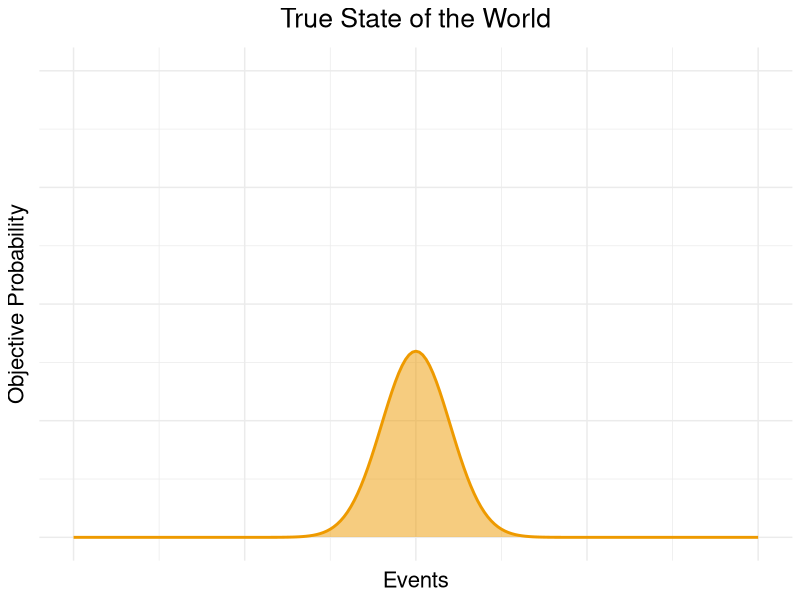
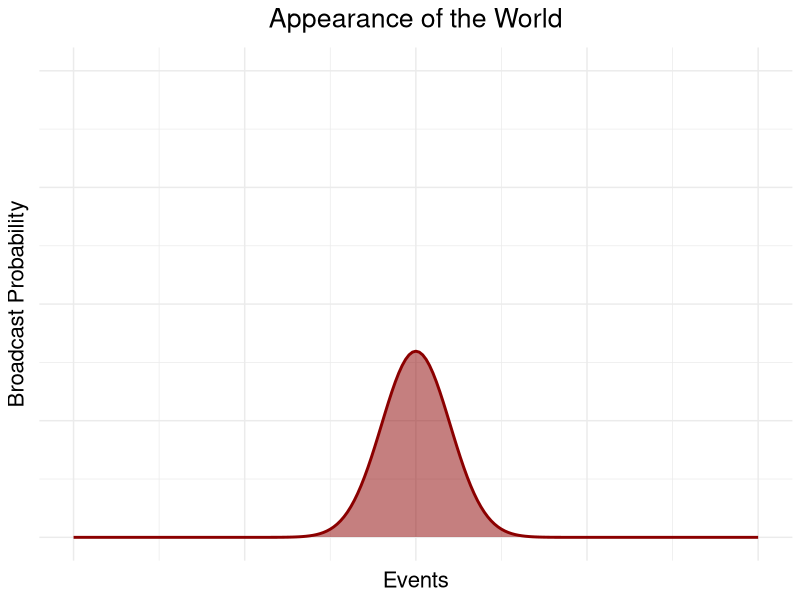
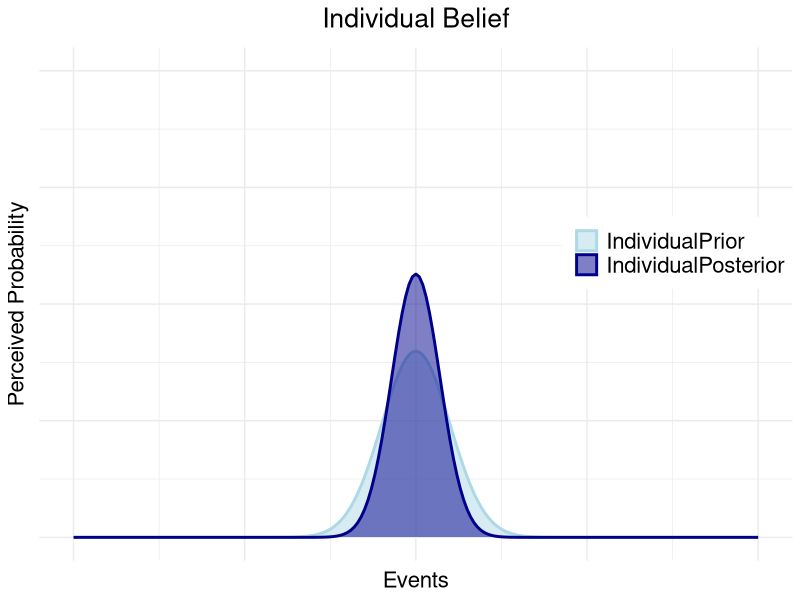
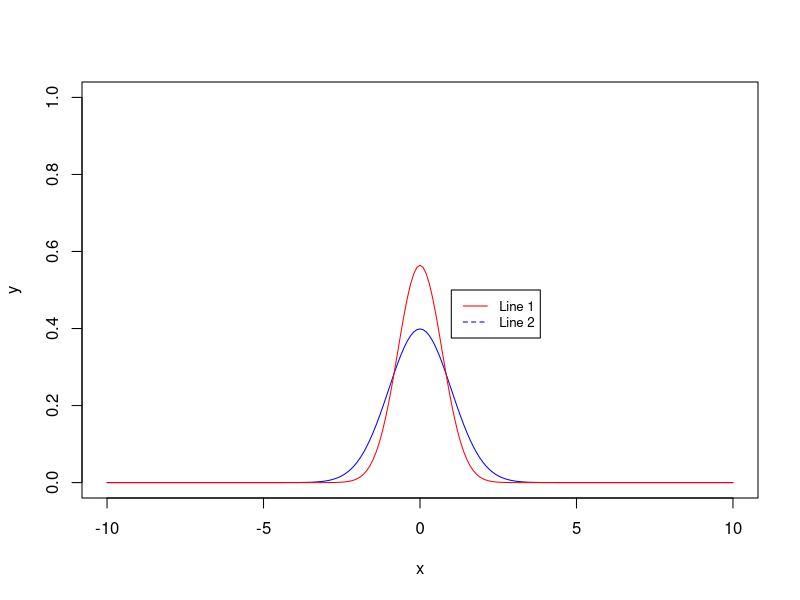

R code for these plots, in order:
# NEWS, CONFIRMATION BIAS, AND BELIEF POLZRIZATION
# by Aydin Mohseni

# Load packages
library(ggplot2)
library(ggthemes)
library(reshape2)

# Set global variables
x <- seq(from = -10, to = 10, by = 0.1)
World <- sapply(x, dnorm)
Hyperbole <- 1
News <- sapply(x, dnorm, mean = 0, sd = Hyperbole)
CherryPicking <- 0
News[which(-CherryPicking < x & x < CherryPicking)] <- 0
News <- News * (10 / sum(News)) # renormalize

# Fixed bias individuals
Bias <- 0
IndividualPrior <- sapply(x, dnorm, mean = Bias)
IndividualPosterior <- IndividualPrior * News
IndividualPosterior <- IndividualPosterior * (sum(IndividualPrior) / sum(IndividualPosterior)) # renormalize

# Plot TRUE STATE OF THE WORLD distribution
WorldPlot <- melt(data.frame(x, World), id.vars = 'x')
colnames(WorldPlot) <- c("Evidence",  "Distribution", "Probability")
ggplot(WorldPlot) +
  geom_area(
    data = WorldPlot,
    size = 1,
    aes(x = Evidence, y = Probability, fill = Distribution, color = Distribution),
    alpha = 0.5
  ) +
  theme_minimal() +
  ggtitle("True State of the World") +
  labs(x = "Events", y = "Objective Probability") +
  scale_x_continuous(limits = c(-10, 10)) +
  scale_y_continuous(limits = c(0, 1)) +
  scale_fill_manual(values = c("orange2")) +
  scale_color_manual(values = c("orange2")) +
  theme(
    plot.title = element_text(
      hjust = 0.5,
      margin = margin(b = 10, unit = "pt"),
      lineheight = 1.15
    ),
    legend.position = "none",
    axis.text.x = element_blank(),
    axis.text.y = element_blank(),
    axis.title.x =  element_text(margin = margin(t = 5, unit = "pt")),
    axis.title.y =  element_text(margin = margin(r = 5, unit = "pt")),
    text = element_text(size = 16)
  )

# Plot APPEARANCE GIVEN BY NEWS distribution
NewsPlot <- melt(data.frame(x, News), id.vars = 'x')
colnames(NewsPlot) <- c("Evidence",  "Distribution", "Probability")
ggplot(NewsPlot) +
  geom_area(
    data = NewsPlot,
    size = 1,
    aes(x = Evidence, y = Probability, fill = Distribution, color = Distribution),
    alpha = 0.5
  ) +
  theme_minimal() +
  ggtitle("Appearance of the World") +
  labs(x = "Events", y = "Broadcast Probability") +
  scale_x_continuous(limits = c(-10, 10)) +
  scale_y_continuous(limits = c(0, 1)) +
  scale_fill_manual(values = c("darkred")) +
  scale_color_manual(values = c("darkred")) +
  theme(
    plot.title = element_text(
      hjust = 0.5,
      margin = margin(b = 10, unit = "pt"),
      lineheight = 1.15
    ),
    legend.position = "none",
    axis.text.x = element_blank(),
    axis.text.y = element_blank(),
    axis.title.x =  element_text(margin = margin(t = 5, unit = "pt")),
    axis.title.y =  element_text(margin = margin(r = 5, unit = "pt")),
    text = element_text(size = 16)
  )

# Plot INDIVIDUAL BELIEF distribution
IndividualPosteriorPlot <- melt(data.frame(x, IndividualPrior, IndividualPosterior), id.vars = 'x')
colnames(IndividualPosteriorPlot) <- c("Evidence",  "Distribution", "Probability")
ggplot(IndividualPosteriorPlot) +
  geom_area(
    data = IndividualPosteriorPlot,
    size = 1,
    aes(x = Evidence, y = Probability, fill = Distribution, color = Distribution),
    alpha = 0.5,
    position = "identity"
  ) +
  theme_minimal() +
  ggtitle("Individual Belief") +
  labs(x = "Events", y = "Perceived Probability") +
  scale_x_continuous(limits = c(-10, 10)) +
  scale_y_continuous(limits = c(0, 1)) +
  scale_fill_manual(values = c("lightblue", "darkblue")) +
  scale_color_manual(values = c("lightblue", "darkblue")) +
  theme(
    plot.title = element_text(
      hjust = 0.5,
      margin = margin(b = 10, unit = "pt"),
      lineheight = 1.15
    ),
    legend.title = element_blank(),
    legend.position = c(0.85, 0.6),
    legend.background = element_rect(
      colour = 'white',
      fill = 'white',
      size = 3
    ),
    legend.text = element_text(size = 16),
    axis.text.x = element_blank(),
    axis.text.y = element_blank(),
    axis.title.x =  element_text(margin = margin(t = 5, unit = "pt")),
    axis.title.y =  element_text(margin = margin(r = 5, unit = "pt")),
    text = element_text(size = 16)
  )

length(IndividualPrior)
length(IndividualPosterior)
max(IndividualPrior)
max(IndividualPosterior)
mean(IndividualPrior)
mean(IndividualPosterior)
print(sum(IndividualPrior))
print(sum(IndividualPosterior))
plot(x, IndividualPrior, type="l", col="blue", pch="o", lty=1, ylim=c(0,1), ylab="y" )
lines(x, IndividualPosterior, col = "red")
legend(1, 0.5, legend=c("Line 1", "Line 2"), col=c("red", "blue"), lty=1:2, cex=0.8)


